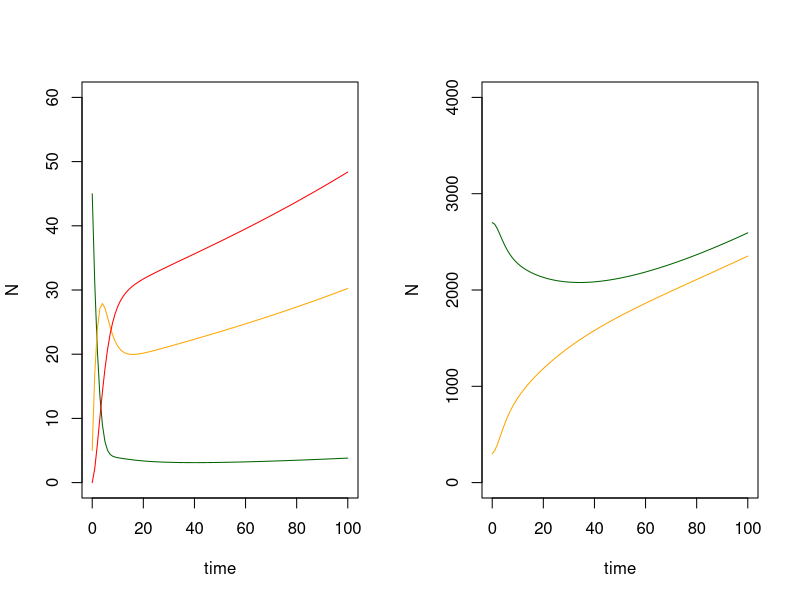

The R source for this figure:
library(deSolve)
v1h1sir <- function(times, inits, params){
  
  Sh <- inits[1] #suspectibe host
  Ih <- inits[2] #infected host
  Rh <- inits[3] #recovered host
  Sv <- inits[4] #susceptible vector
  Iv <- inits[5] #infected vector
  
  Nh <- Sh + Ih + Rh #total host popn
  Nv <- Sv + Iv #total vector popn
  
  
  
  with(as.list(c(params)), {
    
    dSh <- bh * Nh - f / Nh * Thv * Iv * Sh - muh * Sh + epsilon * Rh
    dIh <- f / Nh * Thv * Iv * Sh - muh * Ih - gammah * Ih
    dRh <- gammah * Ih - muh * Rh - epsilon * Rh
    dSv <- bv * Nv - f / Nh * Tvh * Sv * Ih - muv * Sv
    dIv <- f / Nh * Tvh * Sv * Ih - muv * Iv
    
    return(list(c(dSh, dIh, dRh, dSv, dIv)))
  })
  
}

inits <- c(45,5,0,2700,300)
params <- c(bh = 0.025, muh = 0.02, bv = 0.025, muv = 0.02, f = 0.125, gammah = 0.2, Thv = 0.5, Tvh = 0.5, epsilon = 0.1)
# b = birth rate, m = death rate, f =  vector biting rate, gamma = recovery rate
# Thv = Pr(host infected after bite from infected vector), Thv = Pr(vector infected after bite of infected host)
# epsilon = rate of loss of immunity
times <- seq(0,100,1)
out <- as.data.frame(ode(inits, times, v1h1sir, params ))
par(mfrow=c(1,2))


plot(out$`1` ~out$time, type='l', col='dark green',
    xlab= 'time', ylab='N', ylim = c(0,60))
lines(out$`2`~out$time, col='orange')
lines(out$`3`~out$time, col='red')

plot(out$`4`~out$time, type = 'l', col= 'dark green',
    xlab= 'time', ylab='N', ylim = c(0,4000))
lines(out$`5`~out$time, col= 'orange')
